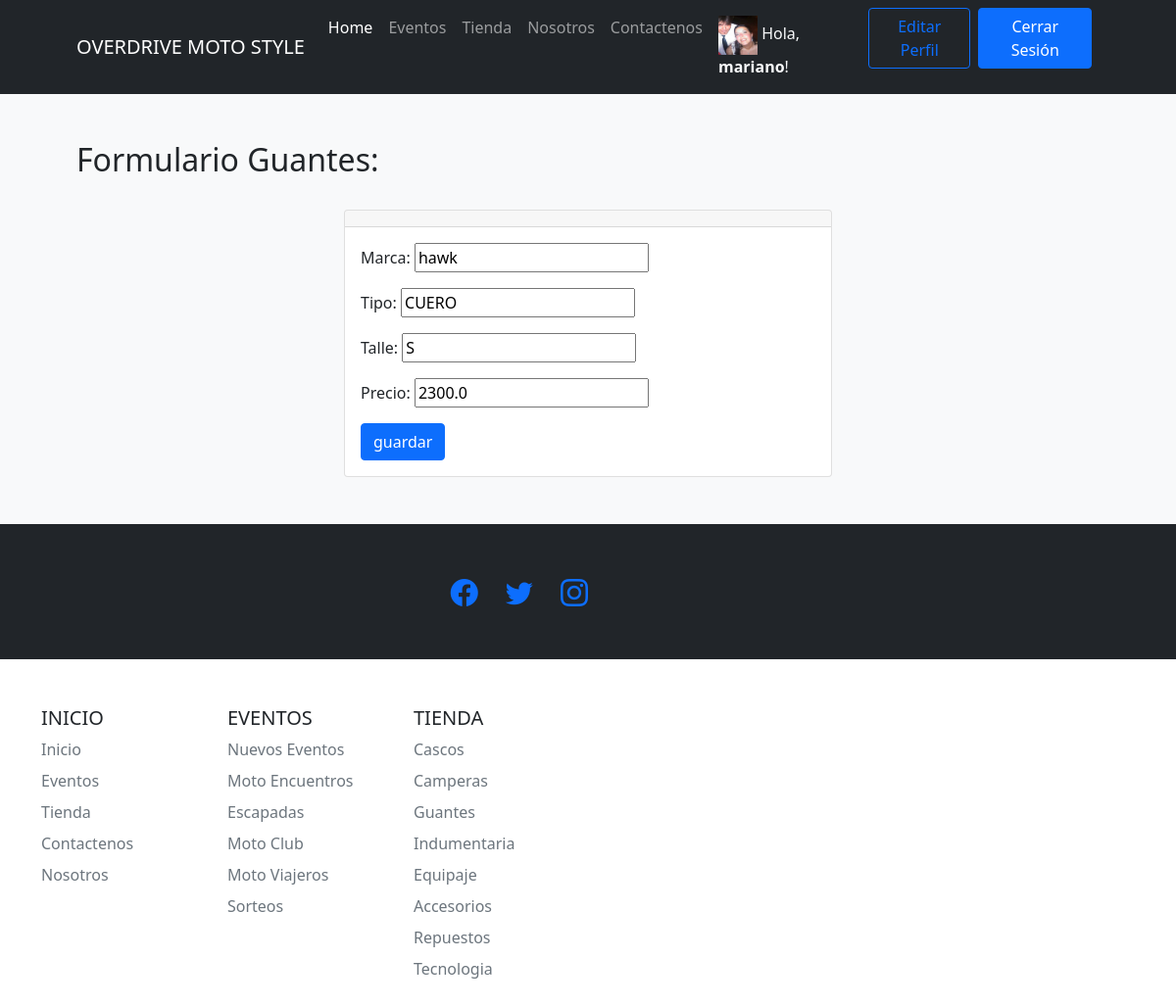
Screenshot of /tiendaapp/editar_guante/2/ (signed in) with the database file from the repository.
### tiendaapp/models.py (models this page shows)
class Avatar(models.Model):
    usuario = models.OneToOneField(User, on_delete=models.CASCADE)
    imagen = models.ImageField(upload_to='avatar/', blank=True, null=True)

class guante(models.Model):
    marca = models.CharField("Marca", max_length=30)
    tipo = models.CharField("Tipo", max_length=30)
    talle = models.CharField("Tipo", max_length=6)
    precio = models.FloatField ("Precio $")

### tiendaapp/views.py (the view, shortened to what this page needs)
# urls.py: path('editar_guante/<guante_id>/', editar_guante, name="editar_guante"),
def editar_guante(request, guante_id):
    Guante = guante.objects.get(id=guante_id)
    formulario = GuanteFormulario(initial={"marca":Guante.marca,"tipo":Guante.tipo, "talle":Guante.talle, "precio":Guante.precio })
    return render(request,"tiendaapp/formulario_guante.html",{"form":formulario})

### tiendaapp/forms.py
class GuanteFormulario(forms.Form):
    marca = forms.CharField()
    tipo = forms.CharField()
    talle = forms.CharField()
    precio = forms.FloatField()

### tiendaapp/templates/tiendaapp/formulario_guante.html (shortened to what this page needs)
{% extends 'tiendaapp/base.html' %}
{% load static %}
{% block contenidoPagina %}
{% if user.is_staff %}
<section class="bg-light py-5">
    <div class="container px-5">
        <h2>Formulario Guantes:</h2>
        <br>
        <div class="row gx-5 justify-content-center">
            <div class="col-lg-6">
                <div class="card">
                    <div class="card-header text-center">
                    </div>
                    <div class="card-body">
                        <form action="" method="post">
                            {{ form.as_p }}
                            <input type="submit" class="btn btn-primary" value="guardar">
                        </form>
                    </div>
                </div>
            </div>
        </div>
    </div>
</section>
{% endif %}
{% endblock %}

### tiendaapp/templates/tiendaapp/base.html (shortened to what this page needs)
{% load static %}
<!DOCTYPE html>
<html lang="es-la">
    <head>
        <link rel="stylesheet" href="https://cdn.jsdelivr.net/npm/bootstrap-icons@1.8.3/font/bootstrap-icons.css">
        <link href="{% static 'css/styles.css'%}" rel="stylesheet" />
    </head>
    <body>
        <nav class="navbar navbar-expand-lg navbar-dark bg-dark">
            <div class="container px-5">
                <a class="navbar-brand" href="{% url 'index' %}">OVERDRIVE MOTO STYLE</a>
               <div class="collapse navbar-collapse" id="navbarSupportedContent">
                    <ul class="navbar-nav ms-auto mb-2 mb-lg-0">
                        <li class="nav-item"><a class="nav-link active" aria-current="page" href="{% url 'index' %}">Home</a></li>
                        <li class="nav-item"><a class="nav-link" href="{% url 'Eventos' %}">Eventos</a></li>
                        <li class="nav-item"><a class="nav-link" href="{% url 'tienda' %}">Tienda</a></li>
                        <li class="nav-item"><a class="nav-link" href="{% url 'nosotros' %}">Nosotros</a></li>
                        <li class="nav-item"><a class="nav-link" href="{% url 'contacto' %}">Contactenos</a></li>
                        {% if user.is_authenticated %}
                            <li class="nav-item"><p class="text-light my-2 mx-2">
                                {% if user.avatar.imagen %}
                                    <img src="{{ user.avatar.imagen.url }}" style="width: 40px; height: 40px;" alt="">
                                {% else %}
                                    <i class="bi bi-person-bounding-box"></i>
                                {% endif %}
                                Hola, <b>{{user.username}}</b>!</p></li>
                            <li class="nav-item"><a class="btn btn-outline-primary" href="{% url 'editar_perfil' %}">Editar Perfil</a></li>
                            <li class="nav-item"><a class="btn btn-primary mx-2" href="{% url 'logout' %}">Cerrar Sesión</a></li>
                        {% else %}
                            <li class="nav-item"><a class="btn btn-primary mx-2" href="{% url 'login' %}">Iniciar Sesión</a></li>
                            <li class="nav-item"><a class="btn btn-outline-primary" href="{% url 'register' %}">Registrarse</a></li>
                        {% endif %}
                    </ul>
                </div>
            </div>
        </nav>
        {% block contenidoPagina %}
        {% endblock %}
        <footer class="py-5 bg-dark">
            <div class="container px-4 px-lg-5">
                <div class="col-lg-6 h-100 text-center text-lg-end my-auto">
                    <ul class="list-inline mb-0">
                        <li class="list-inline-item me-4">
                            <a href="{% url 'en_construccion'%}" ><i class="bi-facebook fs-3"></i></a>
                        </li>
                        <li class="list-inline-item me-4">
                            <a href="{% url 'en_construccion'%}" ><i class="bi-twitter fs-3"></i></a>
                        </li>
                        <li class="list-inline-item">
                            <a href="{% url 'en_construccion'%}" ><i class="bi-instagram fs-3"></i></a>
                        </li>
                    </ul>
                </div>
        </footer>
    </body>
</html>
</html>
    </body>
        <div class="container">
            <footer class="py-5">
            <div class="row">
                <div class="col-6 col-md-2 mb-3">
                <h5>INICIO</h5>
                <ul class="nav flex-column">
                    <li class="nav-item mb-2"><a href="{% url 'index' %}" class="nav-link p-0 text-muted">Inicio</a></li>
                    <li class="nav-item mb-2"><a href="{% url 'Eventos' %}" class="nav-link p-0 text-muted">Eventos</a></li>
                    <li class="nav-item mb-2"><a href="{% url 'tienda' %}" class="nav-link p-0 text-muted">Tienda</a></li>
                    <li class="nav-item mb-2"><a href="{% url 'contacto' %}" class="nav-link p-0 text-muted">Contactenos</a></li>
                    <li class="nav-item mb-2"><a href="{% url 'nosotros' %}" class="nav-link p-0 text-muted">Nosotros</a></li>
                </ul>
                </div>
                <div class="col-6 col-md-2 mb-3">
                <h5>EVENTOS</h5>
                <ul class="nav flex-column">
                   {% if user.is_staff %}
                    <li class="nav-item mb-2"><a href="{% url 'crear_Evento' %}"  class="nav-link p-0 text-muted">Nuevos Eventos</a></li>
                   {% endif %}
                    <li class="nav-item mb-2"><a href="{% url 'Eventos' %}" class="nav-link p-0 text-muted">Moto Encuentros</a></li>
                    <li class="nav-item mb-2"><a href="{% url 'en_construccion'%}" class="nav-link p-0 text-muted">Escapadas</a></li>
                    <li class="nav-item mb-2"><a href="{% url 'en_construccion'%}" class="nav-link p-0 text-muted">Moto Club</a></li>
                    <li class="nav-item mb-2"><a href="{% url 'en_construccion'%}" class="nav-link p-0 text-muted">Moto Viajeros</a></li>
                    <li class="nav-item mb-2"><a href="{% url 'en_construccion'%}" class="nav-link p-0 text-muted">Sorteos</a></li>
                </ul>
                </div>
                <div class="col-6 col-md-2 mb-3">
                <h5>TIENDA</h5>
                <ul class="nav flex-column">
                    <li class="nav-item mb-2"><a href="{% url 'cascos' %}"  class="nav-link p-0 text-muted">Cascos</a></li>
                    <li class="nav-item mb-2"><a href="{% url 'camperas' %}"  class="nav-link p-0 text-muted">Camperas</a></li>
                    <li class="nav-item mb-2"><a href="{% url 'guantes' %}"  class="nav-link p-0 text-muted">Guantes</a></li>
                    <li class="nav-item mb-2"><a href="{% url 'indumentaria' %}"  class="nav-link p-0 text-muted">Indumentaria</a></li>
                    <li class="nav-item mb-2"><a href="{% url 'equipaje' %}"  class="nav-link p-0 text-muted">Equipaje</a></li>
                    <li class="nav-item mb-2"><a href="{% url 'accesorios' %}"  class="nav-link p-0 text-muted">Accesorios</a></li>
                    <li class="nav-item mb-2"><a href="{% url 'repuestos' %}"  class="nav-link p-0 text-muted">Repuestos</a></li>
                    <li class="nav-item mb-2"><a href="{% url 'tecnologia' %}"  class="nav-link p-0 text-muted">Tecnologia</a></li>
                </ul>
                </div>
        </div>
    </body>
</html>

### rows the page displays
guante: marca "hawk", tipo "CUERO", talle "S", precio "2300.0"

### other values shown
{{ user.username }} "mariano"
